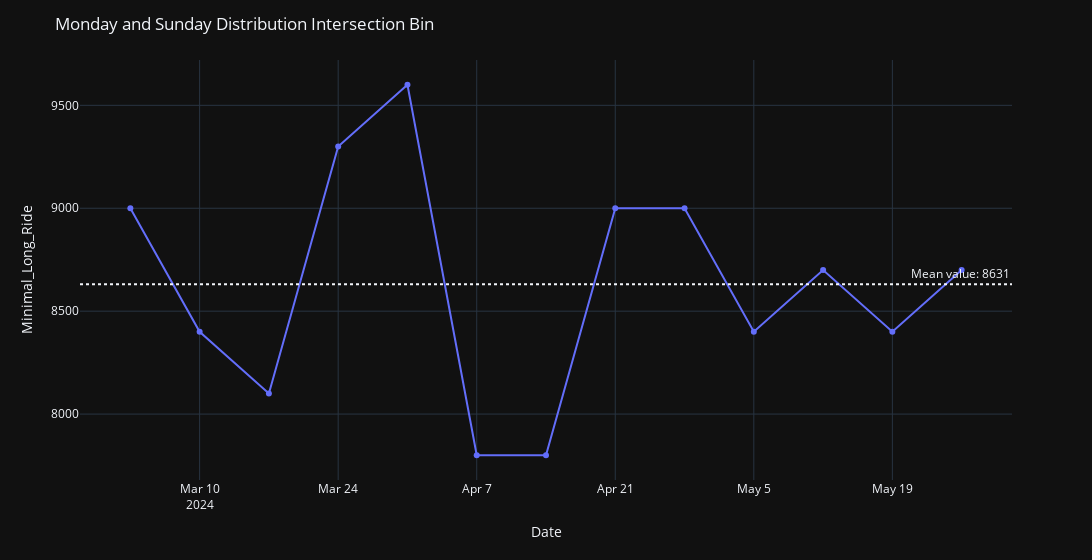

Notebook code cell kept with this figure:
### Code cell
df['created_date_order_part'] = pd.to_datetime(df['created_date_order_part'])
df['day_of_week'] = df['created_date_order_part'].dt.day_name()
distance_delta = abs(df['bin_start'][1] - df['bin_start'][0])

minlong_dist_df = {}
for date_sunday in df[df['day_of_week'] == 'Sunday']['created_date_order_part'].unique():
    df_sunday = df[df['created_date_order_part'] == date_sunday]
    date_monday = date_sunday + datetime.timedelta(days=1)
    df_monday = df[df['created_date_order_part'] == date_monday]
    minlong_dist = df_monday.loc[df_monday['normalized_frequency'].idxmax()]['bin_start']
    while df_monday[df_monday['bin_start'] == minlong_dist]['normalized_frequency'].values > df_sunday[df_sunday['bin_start'] == minlong_dist]['normalized_frequency'].values:
        minlong_dist = minlong_dist + distance_delta
    minlong_dist_df[date_sunday] = minlong_dist

minlong_dist_df = pd.DataFrame(minlong_dist_df.items(), columns=['Date', 'Minimal_Long_Ride'])

fig = px.line(minlong_dist_df, x='Date', y='Minimal_Long_Ride', markers=True)
fig.add_hline(y=minlong_dist_df['Minimal_Long_Ride'].mean(), 
              line_dash='dot',
              annotation_text=f'Mean value: {minlong_dist_df['Minimal_Long_Ride'].mean():.0f}')
fig.update_layout(width=1200, title_text='Monday and Sunday Distribution Intersection Bin')
fig.show()
fig.write_image(path+"/images/fig6.svg")

### Figure 1 — Plotly figure (JSON) as saved in the notebook; plotly's stock layout.template omitted (floating-point values rounded to 4 significant figures)
{"data": [{"hovertemplate": "Date=%{x}<br>Minimal_Long_Ride=%{y}<extra></extra>", "legendgroup": "", "line": {"color": "#636efa", "dash": "solid"}, "marker": {"symbol": "circle"}, "mode": "lines+markers", "name": "", "orientation": "v", "showlegend": false, "x": ["2024-03-03T00:00:00", "2024-03-10T00:00:00", "2024-03-17T00:00:00", "2024-03-24T00:00:00", "2024-03-31T00:00:00", "2024-04-07T00:00:00", "2024-04-14T00:00:00", "2024-04-21T00:00:00", "2024-04-28T00:00:00", "2024-05-05T00:00:00", "2024-05-12T00:00:00", "2024-05-19T00:00:00", "2024-05-26T00:00:00"], "xaxis": "x", "y": [9000, 8400, 8100, 9300, 9600, 7800, 7800, 9000, 9000, 8400, 8700, 8400, 8700], "yaxis": "y", "type": "scatter"}], "layout": {"xaxis": {"anchor": "y", "domain": [0.0, 1.0], "title": {"text": "Date"}}, "yaxis": {"anchor": "x", "domain": [0.0, 1.0], "title": {"text": "Minimal_Long_Ride"}}, "legend": {"tracegroupgap": 0}, "margin": {"t": 60}, "shapes": [{"line": {"dash": "dot"}, "type": "line", "x0": 0, "x1": 1, "xref": "x domain", "y0": 8631.0, "y1": 8631.0, "yref": "y"}], "annotations": [{"showarrow": false, "text": "Mean value: 8631", "x": 1, "xanchor": "right", "xref": "x domain", "y": 8631.0, "yanchor": "bottom", "yref": "y"}], "title": {"text": "Monday and Sunday Distribution Intersection Bin"}, "width": 1200}}
